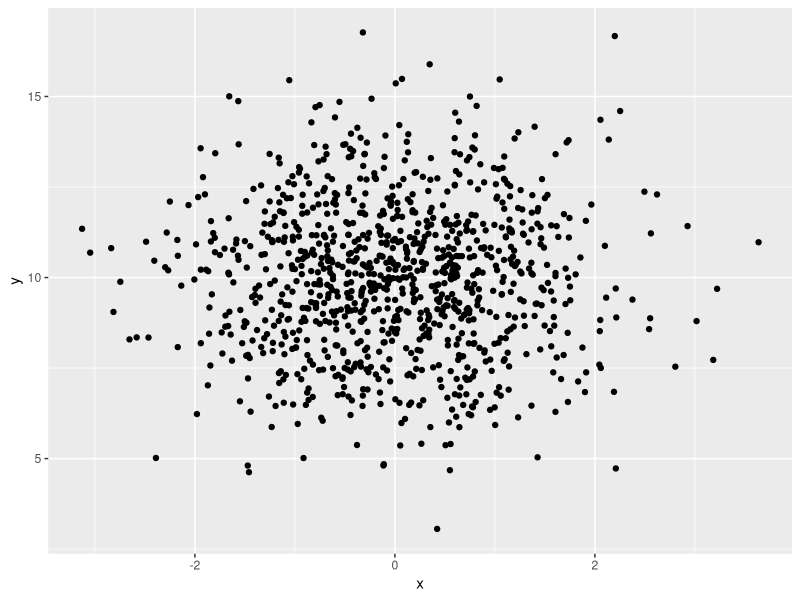

Source code (R):
## Welcome! You've made it over to the IDE.

## Any line that starts with one or more `#` will be commented out.
## This means that if you run that line, nothing will actually occur in the
## interpretor. 

## To run this code below you can do the following:
## - If you are on a Mac, on the line that you want to run you can press `command+return`
##   which means to hold command and then press return.
## - If you are on a Windows or Linux machine, then you can run that line by pressing `alt+return`
##   which means to hold the alt key and press return.

## When you run the first line one of two things might happen:
## 1. You might get an error because you haven't installed that package. If this happens,
##    look near the top of your Rstudio screen -- there should be a helper that asks if
##    you want to install this library. You do and can click "install".
## 2. If you've already installed that library, then it should load the package, which
##    you will see in the console below. 


library(ggplot2)

## Now, if you want to create some data, you can either
##  - Run the first line where you are creating the object `d` that is a data.frame; or,
##  - Highlight the region that you want to run and then run that region (using command+return
##    or alt+return). 


d <- data.frame(
  id = 1:1000, 
  x  = rnorm(1000, mean = 0, sd = 1), 
  y  = rnorm(1000, mean = 10, sd = 2),
  color = sample(c('red', 'blue'), size = 1000, replace = TRUE)
)

## To produce the plot below, run these lines. Do you need to run all the lines?
## Or, can you run just the first? Why do you think the IDE chooses to behave this way?

ggplot(data = d, aes(x=x, y=y)) + 
  geom_point()

## Finally, you can run code that doesn't have any visible side effects.
## If you run the line below, what do you see in your console? Just that the line has run?
## But, now look into the `Environment` tab that is visible to you -- is there a record
## of this `mod` that you just created?

mod <- lm(y ~ x, data = d)

## The model that you created is stored in the working memory and can be called by
## naming the object.

mod

## If you want to use the summary function on the model, you can and you will see
## a different return printed to the console.

summary(mod)

list.files()

ss <- read.csv('squirrels_subset.csv')
